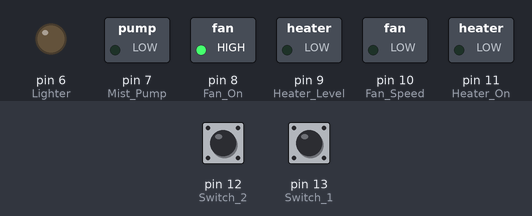
Bench run of a sketch on a simulated Arduino Uno, built with avr-gcc and run on an emulated ATmega328P. Parts: switched loads named in the sketch (green lamp = pin HIGH), output pins drawn as LEDs (lit = HIGH). The test bench sets the inputs (shaded band); at power-on: pin 12 (Switch_2) HIGH, pin 13 (Switch_1) HIGH.

Above: at 2.2 s.
2.3 s: pin 12 (Switch_2) pulled LOW for 0.15 s
At 2.37 s:
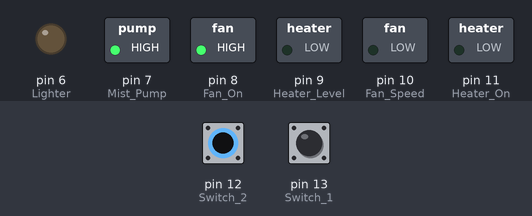
3.9 s: pin 13 (Switch_1) pulled LOW for 0.15 s
At 3.97 s:
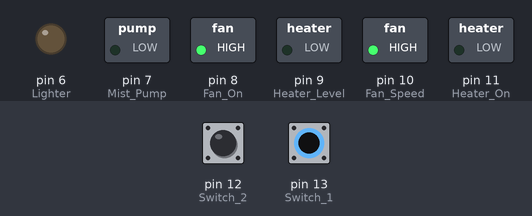
5.5 s: pin 13 (Switch_1) pulled LOW for 3.2 s
At 9.4 s:
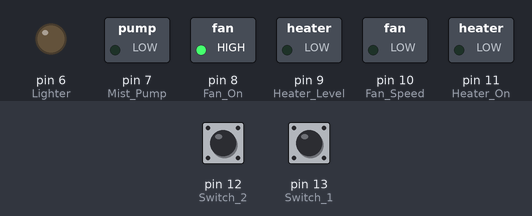
10.2 s: pin 12 (Switch_2) pulled LOW for 3.2 s
At 10.6 s:
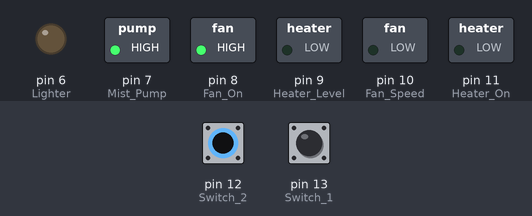
14.9 s: pin 12 (Switch_2) driven LOW and pin 13 (Switch_1) driven LOW
At 15.3 s:
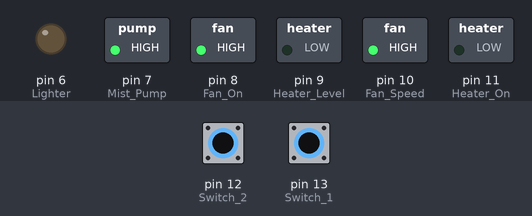
Timing chart, 0 to 17.4 s (numbered marks = the images above; inputs shaded):
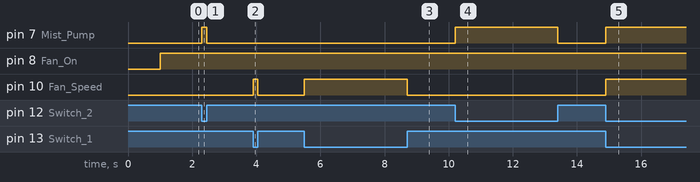

Measured:
- after the input at 2.3 s, pin 7 (Mist_Pump): LOW → HIGH at once, → LOW 0.15 s later
- after the input at 3.9 s, pin 10 (Fan_Speed): LOW → HIGH at once, → LOW 0.15 s later
- after the input at 5.5 s, pin 10 (Fan_Speed): LOW → HIGH at once, → LOW 3.2 s later
- after the input at 10.2 s, pin 7 (Mist_Pump): LOW → HIGH at once, → LOW 3.2 s later
- after the input at 14.9 s, pin 7 (Mist_Pump), pin 10 (Fan_Speed): LOW → HIGH at once

The sketch:

Humanity.ino
```cpp
#define Switch_1        13
#define Switch_2        12
#define Heater_On       11
#define Heater_Level    9
#define Lighter         6
#define Fan_On          8
#define Fan_Speed       10
#define Mist_Pump       7

uint8_t Status_Sw1, Status_Sw2;
void setup() {
  // put your setup code here, to run once:
pinMode(Switch_1, INPUT);
  pinMode(Switch_2, INPUT);
  pinMode(Heater_On, OUTPUT);
  pinMode(Heater_Level, OUTPUT);
  pinMode(Lighter, OUTPUT);
  pinMode(Fan_On, OUTPUT);
  pinMode(Fan_Speed, OUTPUT);
  pinMode(Mist_Pump, OUTPUT);

  digitalWrite(Heater_On, LOW);
  analogWrite(Heater_Level, 0);
  analogWrite(Lighter, 0);
  digitalWrite(Fan_On, LOW);
  analogWrite(Fan_Speed, 0);
  digitalWrite(Mist_Pump, LOW);

  delay(1000);
}

void loop() {
 Status_Sw1 = digitalRead(Switch_1);
  Status_Sw2 = digitalRead(Switch_2);
  digitalWrite(Fan_On, HIGH);
  if (Status_Sw2 == 0)
  {
    digitalWrite(7,HIGH);
  }
  else
  {
    digitalWrite(7,LOW);
  }
  if (Status_Sw1 == 0) {
    analogWrite(Fan_Speed, 255);
  }
  else
  {
    analogWrite(Fan_Speed, 0);
  }

}
```
